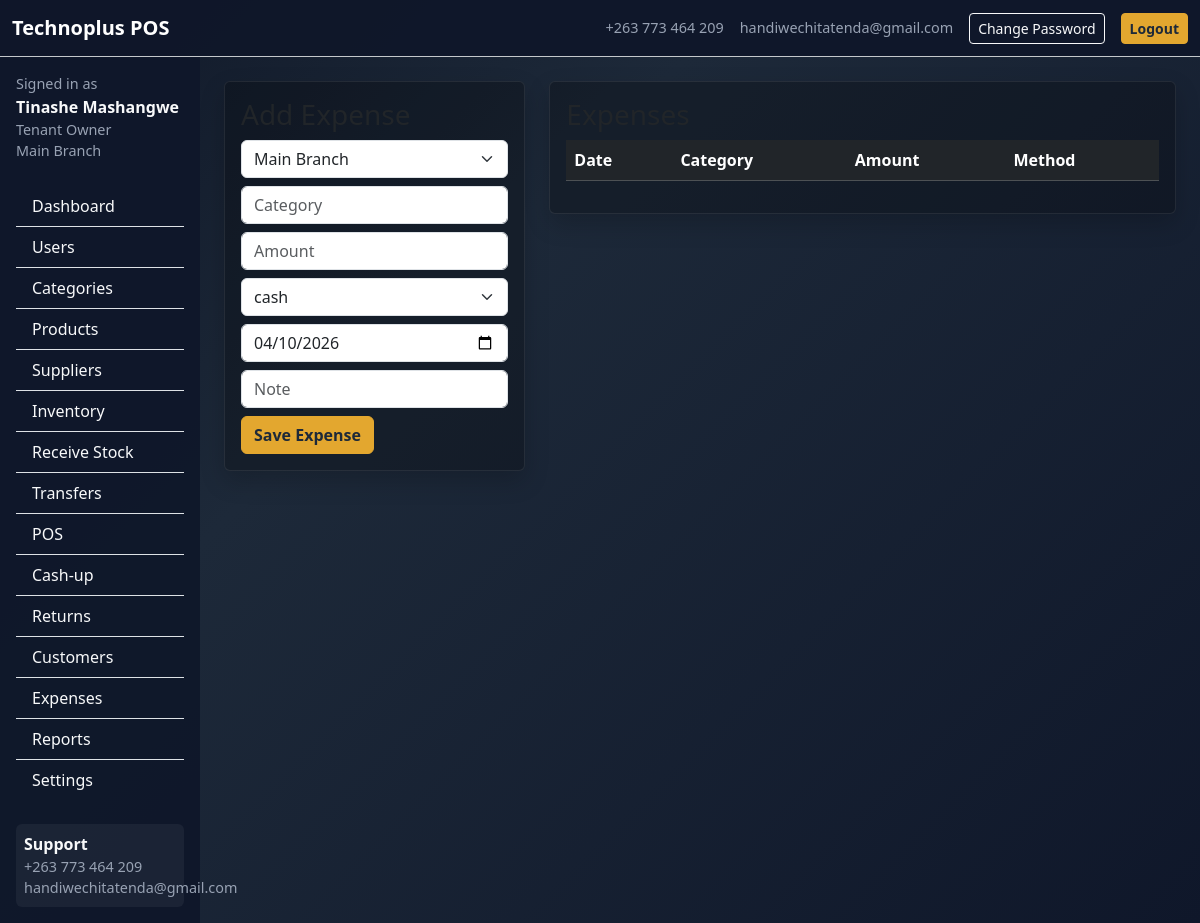
Page /expenses (signed in) on the committed database.
### app/models.py (models this page shows, shortened)
class TimestampMixin:
    created_at = db.Column(db.DateTime, default=datetime.utcnow, nullable=False)
    updated_at = db.Column(db.DateTime, default=datetime.utcnow, onupdate=datetime.utcnow)

class User(db.Model, UserMixin, TimestampMixin):
    id = db.Column(db.Integer, primary_key=True)
    tenant_id = db.Column(db.Integer, db.ForeignKey("tenant.id"), nullable=True)
    branch_id = db.Column(db.Integer, db.ForeignKey("branch.id"), nullable=True)
    full_name = db.Column(db.String(120), nullable=False)
    username = db.Column(db.String(80), unique=True, nullable=False)
    email = db.Column(db.String(120), default="")
    phone = db.Column(db.String(30), default="")
    password_hash = db.Column(db.String(255), nullable=False)
    role = db.Column(db.String(30), nullable=False, default="cashier")
    status = db.Column(db.String(20), default="active")
    must_change_password = db.Column(db.Boolean, default=False)
    last_login = db.Column(db.DateTime)
    tenant = db.relationship("Tenant", backref="users")
    branch = db.relationship("Branch", backref="users")
    @property
    def is_super_admin(self):
        return self.role == "super_admin"
    def has_any_role(self, *roles):
        return self.role in roles

class Branch(db.Model, TimestampMixin):
    id = db.Column(db.Integer, primary_key=True)
    tenant_id = db.Column(db.Integer, db.ForeignKey("tenant.id"), nullable=False)
    name = db.Column(db.String(120), nullable=False)
    code = db.Column(db.String(30), default="")
    phone = db.Column(db.String(30), default="")
    email = db.Column(db.String(120), default="")
    address = db.Column(db.String(255), default="")
    status = db.Column(db.String(20), default="active")
    tenant = db.relationship("Tenant", backref="branches")

### app/routes.py (the view, shortened to what this page needs)
    @app.route("/expenses", methods=["GET", "POST"])
    @login_required
    def expenses():
        require_tenant_access(current_user.tenant_id)
        require_roles("tenant_owner", "branch_manager")
        branches = Branch.query.filter_by(tenant_id=current_user.tenant_id).all()
        expense_rows = Expense.query.filter_by(tenant_id=current_user.tenant_id).order_by(Expense.expense_date.desc()).all()
        return render_template("expenses.html", expenses=expense_rows, branches=branches)

### app/__init__.py (called while the page is built)
def create_app():
    app = Flask(__name__, instance_relative_config=True)
    os.makedirs(app.instance_path, exist_ok=True)
    db_path = os.path.join(app.instance_path, "technoplus_pos.db")
    app.config.update(
        SECRET_KEY="change-this-secret-key",
        SQLALCHEMY_DATABASE_URI=f"sqlite:///{db_path}",
        SQLALCHEMY_TRACK_MODIFICATIONS=False,
    )
    db.init_app(app)
    login_manager.init_app(app)
    from .models import User
    @login_manager.user_loader
    def load_user(user_id):
        return User.query.get(int(user_id))
    from .routes import register_routes
    register_routes(app)
    with app.app_context():
        from . import models
        db.create_all()
        from .utils import seed_defaults
        seed_defaults()
    return app

### app/models.py (called while the page is built)
    def is_access_allowed(self):
        if self.status in {"paused", "frozen"}:
            return False
        if self.expiry_date and date.today() > (self.expiry_date + timedelta(days=self.grace_days)):
            self.status = "expired"
            db.session.commit()
            return False
        return True

### app/templates/expenses.html (shortened to what this page needs)
{% extends 'base.html' %}
{% block content %}
<div class="row g-4">
<div class="col-lg-4"><div class="card bg-black bg-opacity-25 card-soft"><div class="card-body">
<h3>Add Expense</h3>
<form method="post">
<div class="mb-2"><select name="branch_id" class="form-select">{% for b in branches %}<option value="{{ b.id }}">{{ b.name }}</option>{% endfor %}</select></div>
<div class="mb-2"><input name="category" class="form-control" placeholder="Category" required></div>
<div class="mb-2"><input name="amount" type="number" step="0.01" class="form-control" placeholder="Amount" required></div>
<div class="mb-2"><select name="payment_method" class="form-select"><option>cash</option><option>card</option><option>mobile_money</option></select></div>
<div class="mb-2"><input name="expense_date" type="date" class="form-control" value="{{ today }}"></div>
<div class="mb-2"><input name="note" class="form-control" placeholder="Note"></div>
<button class="btn btn-brand">Save Expense</button>
</form></div></div></div>
<div class="col-lg-8"><div class="card bg-black bg-opacity-25 card-soft"><div class="card-body"><h3>Expenses</h3>
<table class="table table-dark table-striped"><thead><tr><th>Date</th><th>Category</th><th>Amount</th><th>Method</th></tr></thead></table></div></div></div></div>
{% endblock %}

### app/templates/base.html (shortened to what this page needs)
<!doctype html>
<html lang="en">
<head>
  <link href="https://cdn.jsdelivr.net/npm/bootstrap@5.3.3/dist/css/bootstrap.min.css" rel="stylesheet">
  <link href="{{ url_for('static', filename='theme.css') }}" rel="stylesheet">
</head>
<body class="text-light">
<nav class="navbar navbar-expand-lg navbar-dark border-bottom border-secondary-subtle" style="background:rgba(15,23,42,.95)">
  <div class="container-fluid">
    <a class="navbar-brand fw-bold" href="{{ url_for('landing') }}">Technoplus POS</a>
    <div class="ms-auto d-flex gap-3 align-items-center">
      <span class="small-muted">{{ support_phone }}</span>
      <span class="small-muted">{{ support_email }}</span>
      {% if current_user.is_authenticated %}
        <a class="btn btn-sm btn-outline-light" href="{{ url_for('change_password') }}">Change Password</a>
        <a class="btn btn-sm btn-brand" href="{{ url_for('logout') }}">Logout</a>
      {% else %}
        <a class="btn btn-sm btn-brand" href="{{ url_for('login') }}">Login</a>
      {% endif %}
    </div>
  </div>
</nav>
<div class="container-fluid">
  {% if current_user.is_authenticated and request.endpoint not in ['landing','login'] %}
  <div class="row">
    <aside class="col-lg-2 col-md-3 sidebar p-3">
      <div class="mb-4">
        <div class="small-muted">Signed in as</div>
        <div class="fw-bold">{{ current_user.full_name }}</div>
        <div class="small-muted text-capitalize">{{ current_user.role.replace('_',' ') }}</div>
        {% if current_user.branch %}<div class="small-muted">{{ current_user.branch.name }}</div>{% endif %}
      </div>
      {% if current_user.is_super_admin %}
        <div class="list-group list-group-flush">
          <a class="list-group-item list-group-item-action bg-transparent text-light" href="{{ url_for('admin_dashboard') }}">Dashboard</a>
          <a class="list-group-item list-group-item-action bg-transparent text-light" href="{{ url_for('tenants') }}">Tenants</a>
          <a class="list-group-item list-group-item-action bg-transparent text-light" href="{{ url_for('new_tenant') }}">Add Tenant</a>
          <a class="list-group-item list-group-item-action bg-transparent text-light" href="{{ url_for('audit_logs') }}">Audit Logs</a>
        </div>
      {% else %}
        <div class="list-group list-group-flush">
          <a class="list-group-item list-group-item-action bg-transparent text-light" href="{{ url_for('tenant_dashboard') }}">Dashboard</a>
          {% if current_user.role in ['tenant_owner','branch_manager'] %}<a class="list-group-item list-group-item-action bg-transparent text-light" href="{{ url_for('users') }}">Users</a>{% endif %}
          {% if current_user.role in ['tenant_owner','branch_manager','stock_clerk'] %}
          <a class="list-group-item list-group-item-action bg-transparent text-light" href="{{ url_for('categories') }}">Categories</a>
          <a class="list-group-item list-group-item-action bg-transparent text-light" href="{{ url_for('products') }}">Products</a>
          <a class="list-group-item list-group-item-action bg-transparent text-light" href="{{ url_for('suppliers') }}">Suppliers</a>
          <a class="list-group-item list-group-item-action bg-transparent text-light" href="{{ url_for('inventory') }}">Inventory</a>
          <a class="list-group-item list-group-item-action bg-transparent text-light" href="{{ url_for('receive_stock') }}">Receive Stock</a>
          <a class="list-group-item list-group-item-action bg-transparent text-light" href="{{ url_for('transfers') }}">Transfers</a>
          {% endif %}
          {% if current_user.role in ['tenant_owner','branch_manager','cashier'] %}
          <a class="list-group-item list-group-item-action bg-transparent text-light" href="{{ url_for('pos') }}">POS</a>
          <a class="list-group-item list-group-item-action bg-transparent text-light" href="{{ url_for('cashup') }}">Cash-up</a>
          {% endif %}
          {% if current_user.role in ['tenant_owner','branch_manager'] %}
          <a class="list-group-item list-group-item-action bg-transparent text-light" href="{{ url_for('returns') }}">Returns</a>
          {% endif %}
          {% if current_user.role in ['tenant_owner','branch_manager'] %}
          <a class="list-group-item list-group-item-action bg-transparent text-light" href="{{ url_for('customers') }}">Customers</a>
          <a class="list-group-item list-group-item-action bg-transparent text-light" href="{{ url_for('expenses') }}">Expenses</a>
          <a class="list-group-item list-group-item-action bg-transparent text-light" href="{{ url_for('reports') }}">Reports</a>
          <a class="list-group-item list-group-item-action bg-transparent text-light" href="{{ url_for('settings') }}">Settings</a>
          {% endif %}
        </div>
      {% endif %}
      <div class="mt-4 p-2 footer-strip rounded"><div class="fw-semibold">Support</div><div class="small-muted">{{ support_phone }}</div><div class="small-muted">{{ support_email }}</div></div>
    </aside>
    <main class="col-lg-10 col-md-9 p-4">
  {% else %}
    <main class="container py-4">
  {% endif %}
      {% block content %}{% endblock %}
  {% if current_user.is_authenticated and request.endpoint not in ['landing','login'] %}</main></div>{% else %}</main>{% endif %}
</div>
</body></html>

### app/static/theme.css (style rules this page uses)
body { background: linear-gradient(135deg, #101828 0%, #1d2939 35%, #0f172a 100%); min-height: 100vh; }
.card-soft { border: 1px solid rgba(255,255,255,.08); box-shadow: 0 10px 24px rgba(0,0,0,.18); }
.btn-brand { background: #e3a72f; border-color:#e3a72f; color:#1d2939; font-weight:600; }
.sidebar { min-height:100vh; background: rgba(15,23,42,.96); }
.table thead th { white-space: nowrap; }
.small-muted { color: #98a2b3; font-size: .9rem; }
.footer-strip { background: rgba(255,255,255,.05); }

### rows in the picture
User: full_name "Tinashe Mashangwe", role.replace "Tenant Owner"
Branch: branch.name "Main Branch"

### other values in the picture
{{ support_phone }} "+263 773 464 209"
{{ support_email }} "handiwechitatenda@gmail.com"
form field branch_id "Main Branch"
